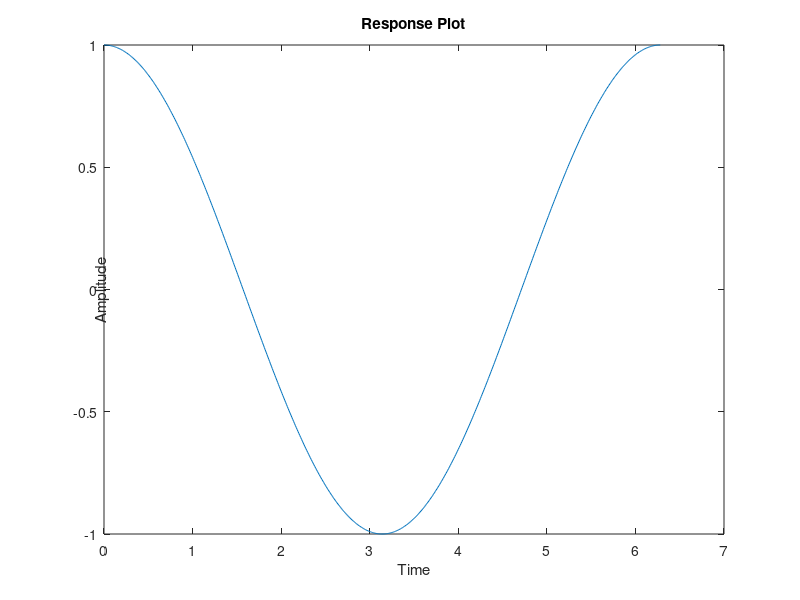

Recreate this plot in MATLAB.
function plot_response_test()
    t = 0:0.01:2*pi;
    response = cos(t);
    
    plot(t, response);
    title('Response Plot');
    xlabel('Time');
    ylab = ylabel('Amplitude');
    ylabPos = get(ylab, 'Position');
    ylabPos(1) = ylabPos(1) + 0.5;  % Adjust the position
    set(ylab, 'Position', ylabPos);

end
